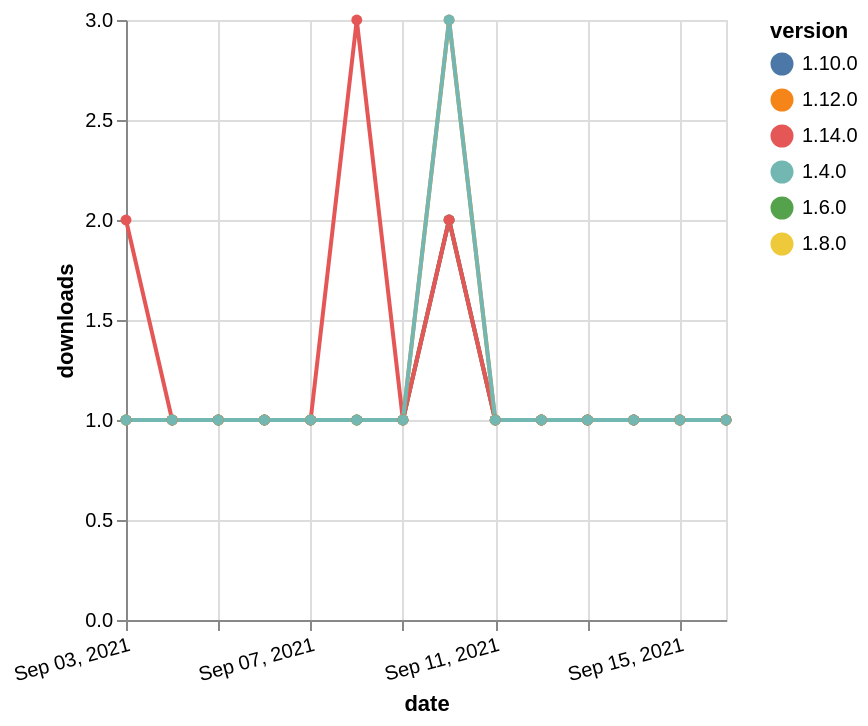

Express this chart as Vega-Lite.
### Vega-Lite specification from a JSON file in a GitHub repository (floating-point values rounded to 4 significant figures)
{"$schema": "https://vega.github.io/schema/vega-lite/v5.json", "description": "A simple bar chart with embedded data.", "data": {"values": [{"date": "2021-09-03", "total": 196, "delta": 1, "version": "1.6.0"}, {"date": "2021-09-04", "total": 197, "delta": 1, "version": "1.6.0"}, {"date": "2021-09-05", "total": 198, "delta": 1, "version": "1.6.0"}, {"date": "2021-09-06", "total": 199, "delta": 1, "version": "1.6.0"}, {"date": "2021-09-07", "total": 200, "delta": 1, "version": "1.6.0"}, {"date": "2021-09-08", "total": 201, "delta": 1, "version": "1.6.0"}, {"date": "2021-09-09", "total": 202, "delta": 1, "version": "1.6.0"}, {"date": "2021-09-10", "total": 204, "delta": 2, "version": "1.6.0"}, {"date": "2021-09-11", "total": 205, "delta": 1, "version": "1.6.0"}, {"date": "2021-09-12", "total": 206, "delta": 1, "version": "1.6.0"}, {"date": "2021-09-13", "total": 207, "delta": 1, "version": "1.6.0"}, {"date": "2021-09-14", "total": 208, "delta": 1, "version": "1.6.0"}, {"date": "2021-09-15", "total": 209, "delta": 1, "version": "1.6.0"}, {"date": "2021-09-16", "total": 210, "delta": 1, "version": "1.6.0"}, {"date": "2021-09-03", "total": 185, "delta": 1, "version": "1.8.0"}, {"date": "2021-09-04", "total": 186, "delta": 1, "version": "1.8.0"}, {"date": "2021-09-05", "total": 187, "delta": 1, "version": "1.8.0"}, {"date": "2021-09-06", "total": 188, "delta": 1, "version": "1.8.0"}, {"date": "2021-09-07", "total": 189, "delta": 1, "version": "1.8.0"}, {"date": "2021-09-08", "total": 190, "delta": 1, "version": "1.8.0"}, {"date": "2021-09-09", "total": 191, "delta": 1, "version": "1.8.0"}, {"date": "2021-09-10", "total": 193, "delta": 2, "version": "1.8.0"}, {"date": "2021-09-11", "total": 194, "delta": 1, "version": "1.8.0"}, {"date": "2021-09-12", "total": 195, "delta": 1, "version": "1.8.0"}, {"date": "2021-09-13", "total": 196, "delta": 1, "version": "1.8.0"}, {"date": "2021-09-14", "total": 197, "delta": 1, "version": "1.8.0"}, {"date": "2021-09-15", "total": 198, "delta": 1, "version": "1.8.0"}, {"date": "2021-09-16", "total": 199, "delta": 1, "version": "1.8.0"}, {"date": "2021-09-03", "total": 159, "delta": 1, "version": "1.10.0"}, {"date": "2021-09-04", "total": 160, "delta": 1, "version": "1.10.0"}, {"date": "2021-09-05", "total": 161, "delta": 1, "version": "1.10.0"}, {"date": "2021-09-06", "total": 162, "delta": 1, "version": "1.10.0"}, {"date": "2021-09-07", "total": 163, "delta": 1, "version": "1.10.0"}, {"date": "2021-09-08", "total": 164, "delta": 1, "version": "1.10.0"}, {"date": "2021-09-09", "total": 165, "delta": 1, "version": "1.10.0"}, {"date": "2021-09-10", "total": 167, "delta": 2, "version": "1.10.0"}, {"date": "2021-09-11", "total": 168, "delta": 1, "version": "1.10.0"}, {"date": "2021-09-12", "total": 169, "delta": 1, "version": "1.10.0"}, {"date": "2021-09-13", "total": 170, "delta": 1, "version": "1.10.0"}, {"date": "2021-09-14", "total": 171, "delta": 1, "version": "1.10.0"}, {"date": "2021-09-15", "total": 172, "delta": 1, "version": "1.10.0"}, {"date": "2021-09-16", "total": 173, "delta": 1, "version": "1.10.0"}, {"date": "2021-09-03", "total": 124, "delta": 2, "version": "1.14.0"}, {"date": "2021-09-04", "total": 125, "delta": 1, "version": "1.14.0"}, {"date": "2021-09-05", "total": 126, "delta": 1, "version": "1.14.0"}, {"date": "2021-09-06", "total": 127, "delta": 1, "version": "1.14.0"}, {"date": "2021-09-07", "total": 128, "delta": 1, "version": "1.14.0"}, {"date": "2021-09-08", "total": 131, "delta": 3, "version": "1.14.0"}, {"date": "2021-09-09", "total": 132, "delta": 1, "version": "1.14.0"}, {"date": "2021-09-10", "total": 134, "delta": 2, "version": "1.14.0"}, {"date": "2021-09-11", "total": 135, "delta": 1, "version": "1.14.0"}, {"date": "2021-09-12", "total": 136, "delta": 1, "version": "1.14.0"}, {"date": "2021-09-13", "total": 137, "delta": 1, "version": "1.14.0"}, {"date": "2021-09-14", "total": 138, "delta": 1, "version": "1.14.0"}, {"date": "2021-09-15", "total": 139, "delta": 1, "version": "1.14.0"}, {"date": "2021-09-16", "total": 140, "delta": 1, "version": "1.14.0"}, {"date": "2021-09-03", "total": 187, "delta": 1, "version": "1.12.0"}, {"date": "2021-09-04", "total": 188, "delta": 1, "version": "1.12.0"}, {"date": "2021-09-05", "total": 189, "delta": 1, "version": "1.12.0"}, {"date": "2021-09-06", "total": 190, "delta": 1, "version": "1.12.0"}, {"date": "2021-09-07", "total": 191, "delta": 1, "version": "1.12.0"}, {"date": "2021-09-08", "total": 192, "delta": 1, "version": "1.12.0"}, {"date": "2021-09-09", "total": 193, "delta": 1, "version": "1.12.0"}, {"date": "2021-09-10", "total": 196, "delta": 3, "version": "1.12.0"}, {"date": "2021-09-11", "total": 197, "delta": 1, "version": "1.12.0"}, {"date": "2021-09-12", "total": 198, "delta": 1, "version": "1.12.0"}, {"date": "2021-09-13", "total": 199, "delta": 1, "version": "1.12.0"}, {"date": "2021-09-14", "total": 200, "delta": 1, "version": "1.12.0"}, {"date": "2021-09-15", "total": 201, "delta": 1, "version": "1.12.0"}, {"date": "2021-09-16", "total": 202, "delta": 1, "version": "1.12.0"}, {"date": "2021-09-03", "total": 379, "delta": 1, "version": "1.4.0"}, {"date": "2021-09-04", "total": 380, "delta": 1, "version": "1.4.0"}, {"date": "2021-09-05", "total": 381, "delta": 1, "version": "1.4.0"}, {"date": "2021-09-06", "total": 382, "delta": 1, "version": "1.4.0"}, {"date": "2021-09-07", "total": 383, "delta": 1, "version": "1.4.0"}, {"date": "2021-09-08", "total": 384, "delta": 1, "version": "1.4.0"}, {"date": "2021-09-09", "total": 385, "delta": 1, "version": "1.4.0"}, {"date": "2021-09-10", "total": 388, "delta": 3, "version": "1.4.0"}, {"date": "2021-09-11", "total": 389, "delta": 1, "version": "1.4.0"}, {"date": "2021-09-12", "total": 390, "delta": 1, "version": "1.4.0"}, {"date": "2021-09-13", "total": 391, "delta": 1, "version": "1.4.0"}, {"date": "2021-09-14", "total": 392, "delta": 1, "version": "1.4.0"}, {"date": "2021-09-15", "total": 393, "delta": 1, "version": "1.4.0"}, {"date": "2021-09-16", "total": 394, "delta": 1, "version": "1.4.0"}]}, "width": "container", "mark": {"type": "line", "point": {"filled": true}}, "encoding": {"x": {"field": "date", "type": "temporal", "timeUnit": "yearmonthdate", "title": "date", "axis": {"labelAngle": -15}}, "y": {"field": "delta", "type": "quantitative", "title": "downloads"}, "color": {"field": "version", "type": "nominal"}, "tooltip": {"field": "delta"}}}
